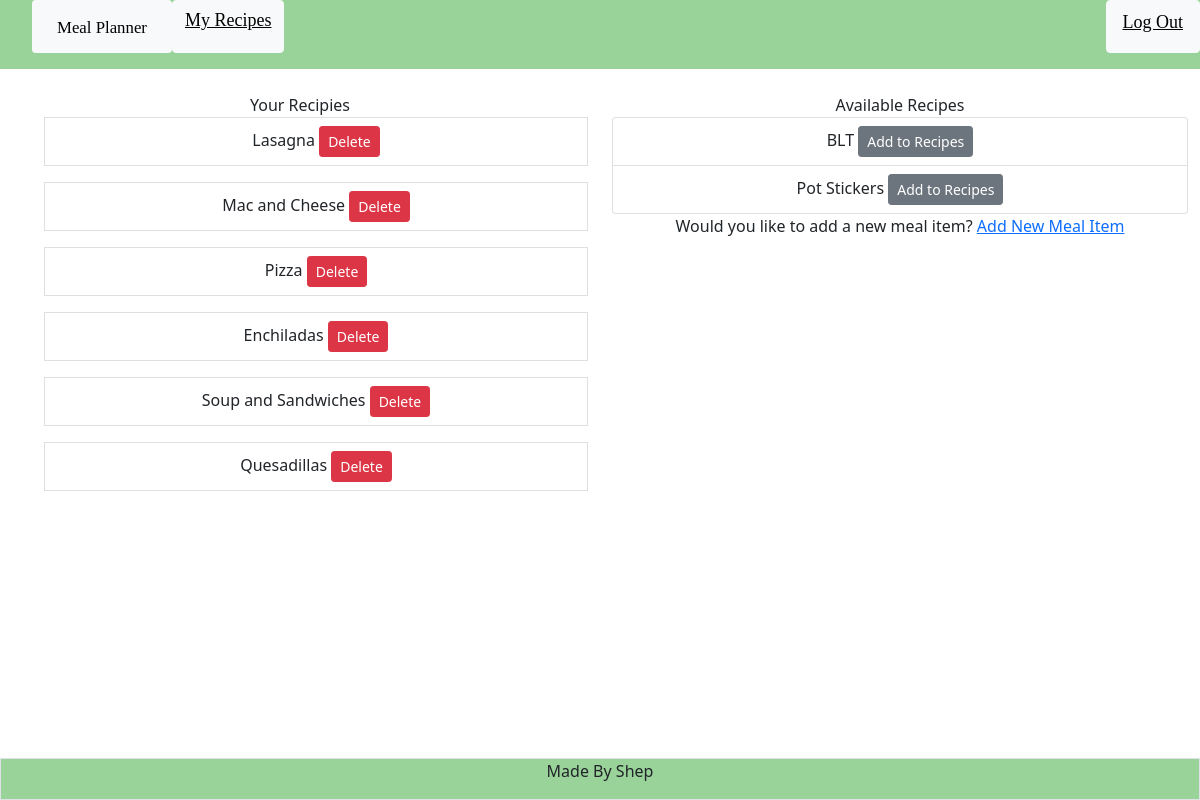
Page /show_meal (signed in) on the committed database.
### tables this page shows
CREATE TABLE meal_items (meal_id INTEGER PRIMARY KEY AUTOINCREMENT, meal_name TEXT NOT NULL, is_easy BOOL);

### app.py (the view)
@app.route("/show_meal", methods =["GET"])
@login_required
def show_meal():
    db = get_db()
    res = db.cursor().execute("SELECT meal_name, meal_items.meal_id FROM meal_items JOIN cookbook ON meal_items.meal_id = cookbook.meal_id WHERE cookbook.person_id == (?)", [session['user_id']])
    user_meals = res.fetchall()
    print("the users' meals are...")
    print(user_meals)
    recipes = db.cursor().execute("SELECT meal_name, meal_id FROM meal_items")
    all_meals = recipes.fetchall()
    db.close()
    return render_template("/food.html", user_meals = user_meals, all_meals = all_meals)

### app.py (called while the page is built)
def login_required(f):
    @wraps(f)
    def decorated_function(*args, **kwargs):
        if session.get("user_id") is None:
            return redirect("/login")
        return f(*args, **kwargs)
    return decorated_function

### templates/food.html
{% extends "layout.html" %}
{% block main %}
<container class="container">
    <div class="row">
        <div class="col">
            <h8> Your Recipies</h8>
            {% if user_meals %}
            {% for meal in user_meals %}
            <ul class="list group">
                <li class="list-group-item list-group-item-action">{{ meal[0] }}
                    <button class="btn btn-danger btn-sm" onClick="delete_recipe(this.value, this.id)" name="delete_btn" type="button" id="{{ meal[1] }}" value =" {{ meal[0] }}"><a class="hidden_btn" href ="/show_meal">Delete</a></button>
                </li>
            </ul>
            {% endfor %}
            {% else %}
            <p>No Recipes Added</p>
            {% endif %}
        </div>
        <div class="col">
            <div>
                <h8>Available Recipes</h8>
                <ul class="list-group">
                    {% for meal in all_meals%}
                        {% if not meal in user_meals%}
                            <li class="list-group-item list-group-item-action"> {{ meal[0] }}
                            <button class="btn btn-secondary btn-sm" type="button" name="add_recipe_btn" id=" {{ meal[1] }}" value=" {{ meal[0] }}"
                                onClick="add_recipe(this.value, this.id)"><a class="hidden_btn" href ="/show_meal">Add to Recipes</a></button>
                            </li>
                        {% endif %}
                    {% endfor %}
                </ul>
            </div>
            <h8>Would you like to add a new meal item?</h8>
            <a href="/add_meal">Add New Meal Item</a>
        </div>
    </div>
</container>
{% endblock %}

### templates/layout.html (shortened to what this page needs)
<!DOCTYPE html>
<html lang="en">
<head>
    <link href="/static/style.css" rel="stylesheet">
    <link href="https://cdn.jsdelivr.net/npm/bootstrap@5.1.3/dist/css/bootstrap.min.css"
 rel="stylesheet">
</head>
<body>
    <div class="flex" id="navbar">
        <div class="flex-row btn-group justify-content-between" id="navbar">
            <ul class="d-flex">
                <li class="btn btn-light btn-sm">
                    <a class="nav-link" id="homebtn" href="/">
                        Meal Planner
                    </a>
                </li>
            {% if session["name"] %}
                <li class="btn btn-light" >
                    <a id="navbtn" href="/show_meal">
                        My Recipes
                    </a>
                </li>
            </ul>
            <ul class="d-flex">
                <li class="nav-link btn btn-light">
                    <a class="" id="navbtn" href="/logout">
                        Log Out
                    </a>
                </li>
            </ul>
            {% endif %}
        </div>
    </div>
    <main class="container-fluid text-center">
        {% block main %}{% endblock %}
    </main>
    <footer class="footer fixed-bottom">
        <div class="container-fluid text-center align-items-end border">
            <p>Made By Shep
            </p>
        </div>
    </footer>
</body>
</html>

### static/style.css (style rules this page uses)
#navbar { display: flex; height: auto; background-color: rgb(153, 211, 153); flex-wrap: none; margin: 0; width: 100%; list-style: none; }
#homebtn { color: black; font-size: larger; font-family: 'Apple Chancery'; align-items: center; margin-top: 2px; }
#navbtn { color:black; font-size: large; font-family: 'Apple Chancery'; margin-top: 2px; list-style: none; }
body { min-height: 95vh; width: 100%; }
.hidden_btn { color: white; text-decoration: none; }
footer { align-self: flex-end; background-color: rgb(153, 211, 153); }

### rows in the picture
meal_items: meal_name "Lasagna"
meal_items: meal_name "Mac and Cheese"
meal_items: meal_name "Pizza"
meal_items: meal_name "Enchiladas"
meal_items: meal_name "Soup and Sandwiches"
meal_items: meal_name "Quesadillas"
meal_items: meal_name "BLT"
meal_items: meal_name "Pot Stickers"
